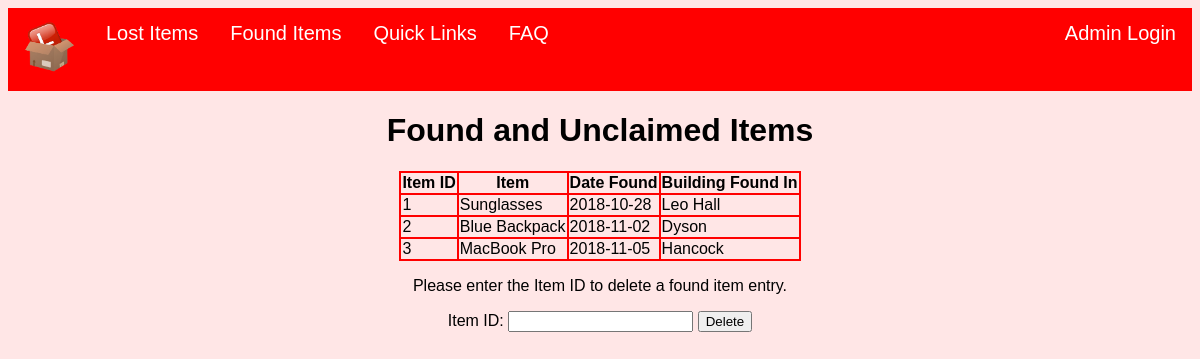
The app's page /admin/founditem.php with its own data.
### tables this page shows
CREATE TABLE foundItems_t
(   ItemID INT PRIMARY KEY AUTO_INCREMENT,
    ItemName TEXT NOT NULL,
    DateFound DATE NOT NULL,
    BuildingFound TEXT NOT NULL,
    findersName VARCHAR(80) NOT NULL,
    findersEmail VARCHAR(80) NOT NULL
     
    );

### admin/founditem.php (the view, shortened to what this page needs)
<!DOCTYPE html>
<html>
<head><link rel = "stylesheet" type = "text/css" href = "../homepage/limbostyle.css" /></head>
  <body>
    <ul>
      <li><a href="../homepage/landing.php"> <img src="../homepage/limbobox.png" alt="Limbo Box" width="50" height="50"> </a></li>
      <li><a href="../users/lost.php">Lost Items</a></li>
      <li><a href="../users/found.php">Found Items</a></li>
      <li><a href="../users/quicklinks.html">Quick Links</a></li>
      <li><a href="../users/faq.html">FAQ</a></li>
      <li style="float:right"><a href="../login/login.php">Admin Login</a></li>
    </ul>
<?php
require '../database/connect_db.php';
$query = 'SELECT ItemID, itemName, dateFound, buildingFound FROM foundItems_t ORDER BY dateFound' ;
$results = mysqli_query( $con , $query ) ;
if( $results ){
  echo '<H1>Found and Unclaimed Items</H1>' ;
  echo '<center>';
  echo '<TABLE>';
  echo '<TR>';
  echo '<TH>Item ID</TH>';
  echo '<TH>Item</TH>';
  echo '<TH>Date Found</TH>';
  echo '<th>Building Found In</th>';
  echo '</TR>';
  echo '</center>';
  while ( $row = mysqli_fetch_array( $results , MYSQLI_ASSOC ) )
  {
      echo '<TR>' ;
      echo '<TD>' . $row['ItemID'] . '</TD>' ;
      echo '<TD>' . $row['itemName'] . '</TD>' ;
      echo '<TD>' . $row['dateFound'] . '</TD>' ;
      echo '<TD>' . $row['buildingFound'] . '</TD>' ;
      echo '</TR>' ;
  }
}
else
{
  echo '<p>' . mysqli_error( $con ) . '</p>'  ;
}
  ?>
  <p>Please enter the Item ID to delete a found item entry.</p>
  <form method="POST" action="founditem_d.php">
  Item ID: <input type="number" name="ItemID" min="1">
  <input type="submit" value="Delete">
</form>
  </body>
</html>

### homepage/limbostyle.css (style rules this page uses)
body { font-family: "Verdana", Geneva, sans-serif; text-align: center; background-color: #ffe6e6; }
ul { list-style-type: none; margin: 0; padding: 0; overflow: hidden; background-color: #ff0000; position: -webkit-sticky; position: sticky; top: 0; }
li { float: left; }
li a { font-family: "Verdana", Geneva, sans-serif; font-size: 20px; display: block; color: white; text-align: center; padding: 14px 16px; text-decoration: none; }
table, th, td { border: 2px solid red; border-collapse: collapse; }

### records on screen
founditems_t: ItemID "1", ItemName "Sunglasses", DateFound "2018-10-28", BuildingFound "Leo Hall"
founditems_t: ItemID "2", ItemName "Blue Backpack", DateFound "2018-11-02", BuildingFound "Dyson"
founditems_t: ItemID "3", ItemName "MacBook Pro", DateFound "2018-11-05", BuildingFound "Hancock"
